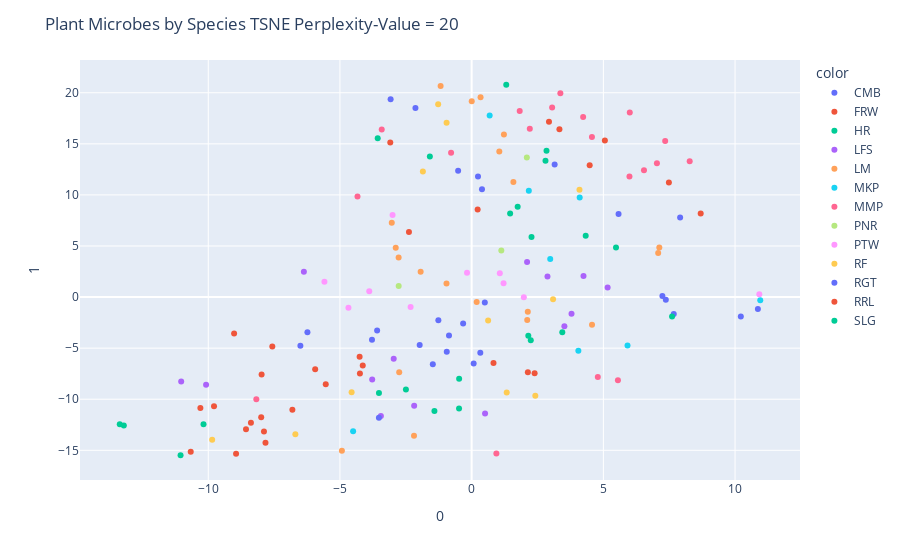

Source (notebook cell):
### Code cell
X = pivoted_df[top_100.index]

perplexity_value = 20 # Change this to your desired perplexity

tsne = TSNE(n_components=2, perplexity=perplexity_value, random_state=42)
tsne_transformed = tsne.fit_transform(X)


fig = px.scatter(tsne_transformed, x=0, y=1, color=pivoted_df['site_id'])
fig.update_layout(title = 'Plant Microbes by Species TSNE Perplexity-Value = ' + str(perplexity_value))
fig.show()

### Figure 1 — Plotly figure (JSON) as saved in the notebook; plotly's stock layout.template omitted (floating-point values rounded to 4 significant figures)
{"data": [{"hovertemplate": "color=CMB<br>0=%{x}<br>1=%{y}<extra></extra>", "legendgroup": "CMB", "marker": {"color": "#636efa", "symbol": "circle"}, "mode": "markers", "name": "CMB", "orientation": "v", "showlegend": true, "type": "scatter", "x": [-0.3232, -0.8598, 0.07628, -0.945, 10.22, -1.264, 7.241, -6.235, 7.673, 7.372, -3.588, 5.577, 0.3284, 0.4994, -1.475, 7.915, -3.784, -6.502, -1.973, 10.87], "xaxis": "x", "y": [-2.581, -3.75, -6.514, -5.346, -1.889, -2.279, 0.1087, -3.44, -1.661, -0.2718, -3.269, 8.139, -5.458, -0.5199, -6.567, 7.787, -4.184, -4.768, -4.685, -1.162], "yaxis": "y"}, {"hovertemplate": "color=FRW<br>0=%{x}<br>1=%{y}<extra></extra>", "legendgroup": "FRW", "marker": {"color": "#EF553B", "symbol": "circle"}, "mode": "markers", "name": "FRW", "orientation": "v", "showlegend": true, "type": "scatter", "x": [2.936, 0.2277, 8.695, -9.019, 2.133, -2.38, 4.481, 3.332, -3.089, 7.488, 5.057], "xaxis": "x", "y": [17.17, 8.564, 8.185, -3.567, -7.37, 6.361, 12.91, 16.43, 15.14, 11.21, 15.32], "yaxis": "y"}, {"hovertemplate": "color=HR<br>0=%{x}<br>1=%{y}<extra></extra>", "legendgroup": "HR", "marker": {"color": "#00cc96", "symbol": "circle"}, "mode": "markers", "name": "HR", "orientation": "v", "showlegend": true, "type": "scatter", "x": [-0.479, 2.244, 1.746, 5.48, 2.151, 4.33], "xaxis": "x", "y": [-10.9, -4.232, 8.851, 4.847, -3.782, 5.999], "yaxis": "y"}, {"hovertemplate": "color=LFS<br>0=%{x}<br>1=%{y}<extra></extra>", "legendgroup": "LFS", "marker": {"color": "#ab63fa", "symbol": "circle"}, "mode": "markers", "name": "LFS", "orientation": "v", "showlegend": true, "type": "scatter", "x": [-2.183, 2.879, 2.105, -3.776, 4.246, 5.162, 0.5094, -3.446, -2.959, -11.03, -6.37, -10.08, 3.521, 3.792], "xaxis": "x", "y": [-10.65, 2.007, 3.443, -8.078, 2.061, 0.9341, -11.39, -11.65, -6.042, -8.274, 2.477, -8.575, -2.854, -1.638], "yaxis": "y"}, {"hovertemplate": "color=LM<br>0=%{x}<br>1=%{y}<extra></extra>", "legendgroup": "LM", "marker": {"color": "#FFA15A", "symbol": "circle"}, "mode": "markers", "name": "LM", "orientation": "v", "showlegend": true, "type": "scatter", "x": [7.081, 1.05, -3.033, 0.1908, 2.109, -1.936, 4.57, 0.002476, -1.178, -2.772, 1.225, -2.882, -2.188, -4.926, 0.3383, -0.9546, -2.75, 7.124, 1.584, 2.131], "xaxis": "x", "y": [4.312, 14.25, 7.282, -0.4892, -2.243, 2.475, -2.717, 19.17, 20.66, 3.876, 15.9, 4.826, -13.56, -15.04, 19.56, 1.335, -7.347, 4.86, 11.25, -1.443], "yaxis": "y"}, {"hovertemplate": "color=MKP<br>0=%{x}<br>1=%{y}<extra></extra>", "legendgroup": "MKP", "marker": {"color": "#19d3f3", "symbol": "circle"}, "mode": "markers", "name": "MKP", "orientation": "v", "showlegend": true, "type": "scatter", "x": [-4.5, 5.917, 2.983, 4.051, 0.6837, 10.96, 2.17, 4.101], "xaxis": "x", "y": [-13.13, -4.733, 3.731, -5.264, 17.77, -0.3143, 10.41, 9.759], "yaxis": "y"}, {"hovertemplate": "color=MMP<br>0=%{x}<br>1=%{y}<extra></extra>", "legendgroup": "MMP", "marker": {"color": "#FF6692", "symbol": "circle"}, "mode": "markers", "name": "MMP", "orientation": "v", "showlegend": true, "type": "scatter", "x": [3.367, -0.7806, 7.034, 3.056, -8.174, 4.566, 2.207, -3.414, 5.553, 4.789, 0.9382, 6.543, -4.334, 4.233, 7.347, 8.278, 6.003, 1.824, 5.991], "xaxis": "x", "y": [19.95, 14.12, 13.1, 18.55, -9.998, 15.67, 16.49, 16.41, -8.15, -7.826, -15.3, 12.41, 9.839, 17.63, 15.28, 13.3, 18.07, 18.23, 11.81], "yaxis": "y"}, {"hovertemplate": "color=PNR<br>0=%{x}<br>1=%{y}<extra></extra>", "legendgroup": "PNR", "marker": {"color": "#B6E880", "symbol": "circle"}, "mode": "markers", "name": "PNR", "orientation": "v", "showlegend": true, "type": "scatter", "x": [2.095, -2.77, 1.127], "xaxis": "x", "y": [13.67, 1.094, 4.57], "yaxis": "y"}, {"hovertemplate": "color=PTW<br>0=%{x}<br>1=%{y}<extra></extra>", "legendgroup": "PTW", "marker": {"color": "#FF97FF", "symbol": "circle"}, "mode": "markers", "name": "PTW", "orientation": "v", "showlegend": true, "type": "scatter", "x": [10.92, -3.003, 1.981, -0.1761, 1.211, 1.069, -5.589, -3.888, -4.678, -2.317], "xaxis": "x", "y": [0.2778, 8.029, -0.02323, 2.392, 1.353, 2.345, 1.505, 0.569, -1.033, -0.9755], "yaxis": "y"}, {"hovertemplate": "color=RF<br>0=%{x}<br>1=%{y}<extra></extra>", "legendgroup": "RF", "marker": {"color": "#FECB52", "symbol": "circle"}, "mode": "markers", "name": "RF", "orientation": "v", "showlegend": true, "type": "scatter", "x": [-0.9515, 2.417, 4.094, -4.558, -9.851, -1.272, 1.331, -1.852, 3.091, 0.6258, -6.693], "xaxis": "x", "y": [17.07, -9.653, 10.5, -9.31, -13.97, 18.87, -9.352, 12.29, -0.2073, -2.3, -13.44], "yaxis": "y"}, {"hovertemplate": "color=RGT<br>0=%{x}<br>1=%{y}<extra></extra>", "legendgroup": "RGT", "marker": {"color": "#636efa", "symbol": "circle"}, "mode": "markers", "name": "RGT", "orientation": "v", "showlegend": true, "type": "scatter", "x": [-2.134, -3.077, 3.151, -3.521, -0.5134, 0.2409, 0.392], "xaxis": "x", "y": [18.5, 19.37, 12.97, -11.8, 12.38, 11.79, 10.56], "yaxis": "y"}, {"hovertemplate": "color=RRL<br>0=%{x}<br>1=%{y}<extra></extra>", "legendgroup": "RRL", "marker": {"color": "#EF553B", "symbol": "circle"}, "mode": "markers", "name": "RRL", "orientation": "v", "showlegend": true, "type": "scatter", "x": [-8.567, -4.134, -9.781, -6.806, -4.242, 2.39, -8.38, -7.569, 0.8295, -7.827, -7.884, -7.974, -4.254, -5.539, -7.99, -5.941, -10.3, -10.67, -8.944], "xaxis": "x", "y": [-12.94, -6.694, -10.69, -11.03, -7.481, -7.462, -12.29, -4.845, -6.462, -14.25, -13.15, -7.584, -5.842, -8.54, -11.76, -7.074, -10.87, -15.15, -15.34], "yaxis": "y"}, {"hovertemplate": "color=SLG<br>0=%{x}<br>1=%{y}<extra></extra>", "legendgroup": "SLG", "marker": {"color": "#00cc96", "symbol": "circle"}, "mode": "markers", "name": "SLG", "orientation": "v", "showlegend": true, "type": "scatter", "x": [-13.36, 1.313, 2.803, -1.413, 2.842, 1.461, 7.609, -0.475, -3.519, -1.587, 3.441, 2.273, -11.05, -13.2, -10.18, -2.495, -3.567], "xaxis": "x", "y": [-12.46, 20.79, 13.35, -11.15, 14.32, 8.189, -1.909, -7.992, -9.378, 13.77, -3.436, 5.888, -15.48, -12.58, -12.44, -9.05, 15.54], "yaxis": "y"}], "layout": {"legend": {"title": {"text": "color"}, "tracegroupgap": 0}, "margin": {"t": 60}, "title": {"text": "Plant Microbes by Species TSNE Perplexity-Value = 20"}, "xaxis": {"anchor": "y", "domain": [0, 1], "title": {"text": "0"}}, "yaxis": {"anchor": "x", "domain": [0, 1], "title": {"text": "1"}}}}
